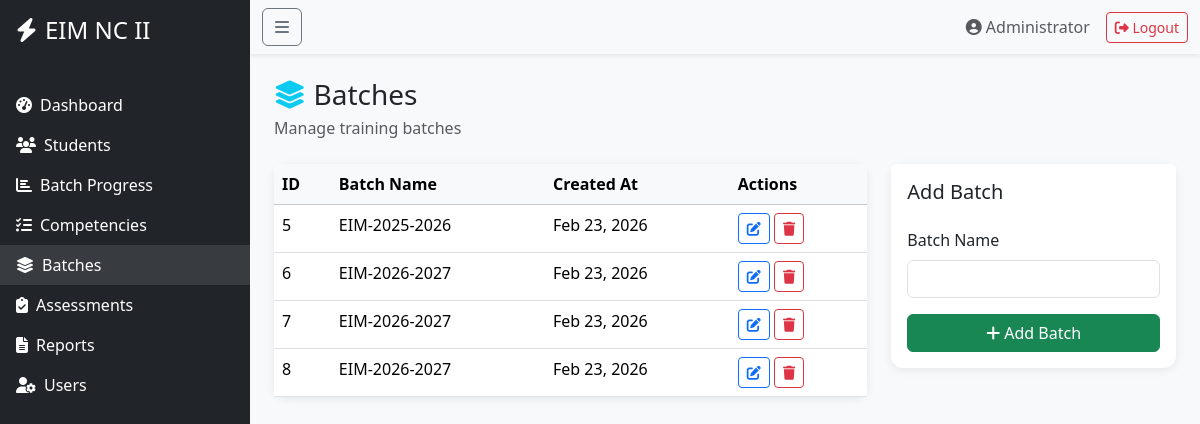
The page /EIM-Student-Tracking-System/TrackingEIM-NC2-Git/admin/batches.php (signed in) on the database its author committed.
### tables this page shows
CREATE TABLE `batches` (
  `id` int(10) UNSIGNED NOT NULL,
  `name` varchar(100) NOT NULL,
  `year` int(11) DEFAULT NULL,
  `created_at` timestamp NOT NULL DEFAULT current_timestamp(),
  `updated_at` timestamp NULL DEFAULT NULL ON UPDATE current_timestamp()
);

### EIM-Student-Tracking-System/TrackingEIM-NC2-Git/models/Batch.php (called while the page is built, shortened)
<?php
class Batch
{
    public static function all()
    {
        $pdo = Database::getConnection();
        $stmt = $pdo->query('SELECT * FROM batches ORDER BY name');
        return $stmt->fetchAll();
    }
}

### EIM-Student-Tracking-System/TrackingEIM-NC2-Git/bootstrap.php (called while the page is built, shortened)
<?php
function e(string $s): string { return htmlspecialchars($s, ENT_QUOTES, 'UTF-8'); }

### EIM-Student-Tracking-System/TrackingEIM-NC2-Git/admin/batches.php (the view, shortened to what this page needs)
<?php
require_once __DIR__ . '/../bootstrap.php';
$isAdmin = $_SESSION['user']['role'] === 'admin';
require_once __DIR__ . '/../models/Batch.php';
$batches = Batch::all();
require __DIR__ . '/../views/layouts/header.php';
?>
<div class="d-flex justify-content-between align-items-center mb-4">
    <div>
        <h3 class="mb-1"><i class="fas fa-layer-group me-2 text-info"></i>Batches</h3>
        <p class="text-muted mb-0">Manage training batches</p>
    </div>
</div>
<div class="row">
    <div class="col-md-8">
        <div class="card dashboard-card">
            <div class="card-body p-0">
                <div class="table-responsive">
                    <table class="table table-hover mb-0">
                        <thead class="table-light">
                            <tr>
                                <th>ID</th>
                                <th>Batch Name</th>
                                <th>Created At</th>
                                <th>Actions</th>
                            </tr>
                        </thead>
                        <tbody>
                            <?php foreach ($batches as $batch): ?>
                            <tr>
                                <td><?php echo $batch['id']; ?></td>
                                <td><?php echo e($batch['name']); ?></td>
                                <td><?php echo date('M d, Y', strtotime($batch['created_at'])); ?></td>
                                <td>
                                    <?php if ($isAdmin): ?>
                                    <button class="btn btn-sm btn-outline-primary" onclick="editBatch(<?php echo $batch['id']; ?>, '<?php echo e($batch['name']); ?>')">
                                        <i class="fas fa-edit"></i>
                                    </button>
                                    <form method="post" class="d-inline" onsubmit="return confirm('Delete this batch?')">
                                        <button type="submit" class="btn btn-sm btn-outline-danger">
                                            <i class="fas fa-trash"></i>
                                        </button>
                                    </form>
                                    <?php else: ?>
                                    <span class="text-muted">-</span>
                                    <?php endif; ?>
                                </td>
                            </tr>
                            <?php endforeach; ?>
                        </tbody>
                    </table>
                </div>
            </div>
        </div>
    </div>
    <?php if ($isAdmin): ?>
    <div class="col-md-4">
        <div class="card dashboard-card">
            <div class="card-header bg-white border-0 pt-3">
                <h5 class="mb-0" id="formTitle">Add Batch</h5>
            </div>
            <div class="card-body">
                <form method="post" id="batchForm">
                    <div class="mb-3">
                        <label class="form-label">Batch Name</label>
                        <input type="text" class="form-control" name="name" id="batchName" required>
                    </div>
                    <div class="d-grid">
                        <button type="submit" class="btn btn-success" id="submitBtn">
                            <i class="fas fa-plus me-1"></i>Add Batch
                        </button>
                    </div>
                </form>
            </div>
        </div>
    </div>
    <?php endif; ?>
</div>
<?php require __DIR__ . '/../views/layouts/footer.php'; ?>

### EIM-Student-Tracking-System/TrackingEIM-NC2-Git/assets/css/style.css (style rules this page uses)
body { padding-bottom: 40px; }
.dashboard-card { border: none; border-radius: 12px; box-shadow: 0 2px 10px rgba(0,0,0,0.08); transition: transform 0.2s, box-shadow 0.2s; }

### rows shown on the page
batches: id "5", name "EIM-2025-2026", created_at "Feb 23, 2026"
batches: id "6", name "EIM-2026-2027", created_at "Feb 23, 2026"
batches: id "7", name "EIM-2026-2027", created_at "Feb 23, 2026"
batches: id "8", name "EIM-2026-2027", created_at "Feb 23, 2026"

### other values the page prints
$_SESSION['user']['name'] "Administrator"
